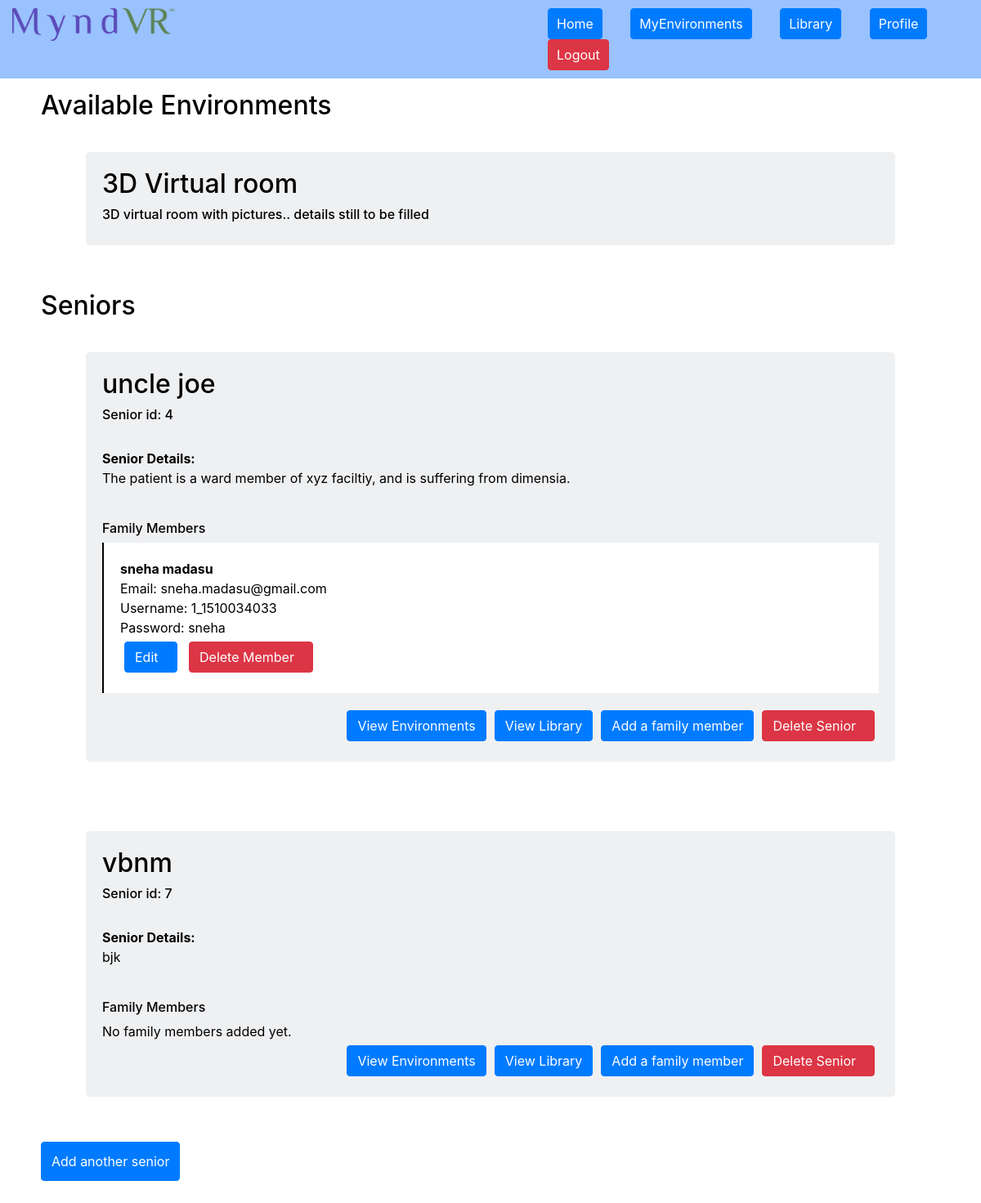
/index.php?pagetype=profile (signed in), run on the app's committed database.
### tables this page shows
CREATE TABLE `environments` (
  `env_id` int(11) NOT NULL,
  `env_name` varchar(100) NOT NULL,
  `details` varchar(1000) NOT NULL,
  `side1` varchar(200) NOT NULL,
  `side2` varchar(200) NOT NULL,
  `side3` varchar(200) NOT NULL,
  `side4` varchar(200) NOT NULL,
  `tablename` varchar(200) NOT NULL,
  `timestamp` varchar(100) NOT NULL,
  `flag` int(1) NOT NULL DEFAULT '0'
);

CREATE TABLE `seniors` (
  `s_id` int(11) NOT NULL,
  `user_id` int(6) NOT NULL,
  `profile` int(3) NOT NULL,
  `fullname` varchar(200) NOT NULL,
  `details` varchar(500) NOT NULL,
  `timestamp` varchar(100) NOT NULL,
  `flag` int(1) NOT NULL
);

CREATE TABLE `userdetails` (
  `user_id` int(4) NOT NULL,
  `username` varchar(100) NOT NULL,
  `firstname` varchar(150) NOT NULL,
  `lastname` varchar(150) NOT NULL,
  `email` varchar(200) NOT NULL,
  `createdon` varchar(100) NOT NULL
);

CREATE TABLE `userlogin` (
  `user_id` int(4) NOT NULL,
  `username` varchar(150) NOT NULL,
  `password` varchar(150) NOT NULL,
  `usertype` int(2) NOT NULL,
  `token` varchar(200) DEFAULT '0',
  `lastlogin` varchar(100) NOT NULL DEFAULT '0',
  `flag` int(2) NOT NULL
);

### userauth.php (called while the page is built, shortened)
<?php
if(isset($_SESSION['username']))
{
$user_id = $_SESSION['user_id'];
}
else
{
	header('Location: index.php?pagetype=login');
}
	?>

### profile.php (the view, shortened to what this page needs)
<?php
include "userauth.php";
?>
<div class="below">
<div class="row profile">
<?php
echo '<h2>Available Environments</h2>';
	$query = "SELECT * FROM environments";
	$results = mysqli_query($con, $query);
	while($row = mysqli_fetch_array($results))
	{
		echo '<div class="post">';
		echo '<h2>'.$row["env_name"].'</h2> <h6> '.$row["details"].'</h6>';
		echo '</div>';
	}
?>
<?php
$count = 0;
echo '<h2>Seniors</h2>';
	$query = "SELECT * FROM seniors WHERE user_id='$user_id' and flag=1";
	$results = mysqli_query($con, $query);
	while($row = mysqli_fetch_array($results))
	{
		$seniorname = $row['fullname'];
		$details = $row['details'];
		$senior_id = $row['s_id'];
		echo '<div class="post"><div class="row">';
		echo '<h2>'.$seniorname.'</h2></div><h6>Senior id: '.$senior_id.'</h6><br>';
		echo '<p><strong>Senior Details:</strong><br>'.$details.'</p><br>';
		echo '<h6>Family Members</h6>';
		$tempcount = 0;
		$subquery = "SELECT * from userdetails where user_id in (SELECT familymember_id FROM familymembers WHERE s_id=".$senior_id." and flag=1)";
		$subresults = mysqli_query($con, $subquery);
		while($subrow = mysqli_fetch_array($subresults))
			{
				$familymember_id = $subrow['user_id'];
				$fam_firstname = $subrow['firstname'];
				$fam_lastname = $subrow['lastname'];
				$fam_email = $subrow['email'];
				$fam_username = $subrow['username'];
				$subquery2 = "SELECT password from userlogin where username ='$fam_username'";
				$subresults2 = mysqli_query($con, $subquery2);
				while($subrow2 = mysqli_fetch_array($subresults2))
					{
						$fam_password = $subrow2['password'];
					}
				echo '<ul class="fammem"><li><strong>'.$fam_firstname.' '.$fam_lastname.'</strong></li>	';
				echo '<li>Email: '.$fam_email.'</li>';
				echo '<li>Username: '.$fam_username.'</li>';
				echo '<li>Password: '.$fam_password.'</li>';
				echo '<li><span class="btn btn-primary" data-toggle="modal" data-target="#editfamilymember" >Edit<i class="fa fa-pencil" aria-hidden="true"></i></span>
						<span class="btn btn-danger delfammembtn" data-sname="'.$seniorname.'" data-sid = "'.$senior_id.'" data-famname="'.$fam_firstname.' '.$fam_lastname.'" data-famid = "'.$familymember_id.'" data-toggle="modal"
						data-target="#delfammem">Delete Member<i class="fa fa-trash" aria-hidden="true"></i></span></li></ul>';
				$tempcount++;
			}
		if($tempcount==0)
		{
			echo '<li>No family members added yet.</li>	';
		}
		echo '<div class="row actbtns">
		<a href="index.php?pagetype=environments&s_id='.$senior_id.'&sname='.$seniorname.'"><button class="btn btn-primary">View Environments</button></a>
		<a href="index.php?pagetype=library&s_id='.$senior_id.'"><button class="btn btn-primary">View Library</button></a><button class="btn btn-primary addfambtn" data-toggle="modal" data-s_id="'.$senior_id.'" data-target="#addfamilymember">Add a family member</button>';
		echo '<div class="delbtn">
		<div class="btn btn-danger delseniorbtn" data-sid = "'.$senior_id.'" data-sname="'.$seniorname.'" data-toggle="modal" data-target="#delsenior" >
		Delete Senior <i class="fa fa-trash" aria-hidden="true"></i></div>
		</div></div>';
		echo '</div>';
		$count = $count + 1;
	}
	if($count==0)
	{
		echo '<div class="post">';
		echo 'You don\'t have any seniors listed yet.<br><br><button class="btn btn-primary" data-toggle="modal" data-target="#addsenior">Add a senior now</button>';
		echo '</div>';
	}
	else
	{
		echo '<br><br><button class="btn btn-primary" data-toggle="modal" data-target="#addsenior">Add another senior</button>';
	}
?>
</div>
</div>

### css/theme.css (style rules this page uses)
body { width:100%; color:black; background-color:#ffffff; overflow-x:hidden; cursor:default; }
li { list-style:none; }
.row { margin-left:0px; margin-right:0px; }
a:hover,a { text-decoration:none; }
.below { padding-top:60px; width:100%; height:auto; overflow:hidden; padding-left:0px; padding-right:0px; }
.profile { padding:50px; }
.delbtn { float:right; }
.post { background: #eff0f2; border-radius:5px; padding:20px; margin:5%; margin-top:30px; display:block; width:100%; }
.post .btn { margin:5px; }
.actbtns { float:right; }
.fammem { border-left:2px solid black; padding:20px; background-color:white; }

### data on the page
environments: env_name "3D Virtual room", details "3D virtual room with pictures.. details still to be filled"
seniors: fullname "uncle joe", s_id "4", details "The patient is a ward member of xyz faciltiy, and is suffering from dimensia."
userdetails: firstname "sneha", lastname "madasu", email "sneha.madasu@gmail.com", username "1_1510034033", userlogin.password "sneha"
seniors: fullname "vbnm", s_id "7", details "bjk", shows "No family members added yet."
